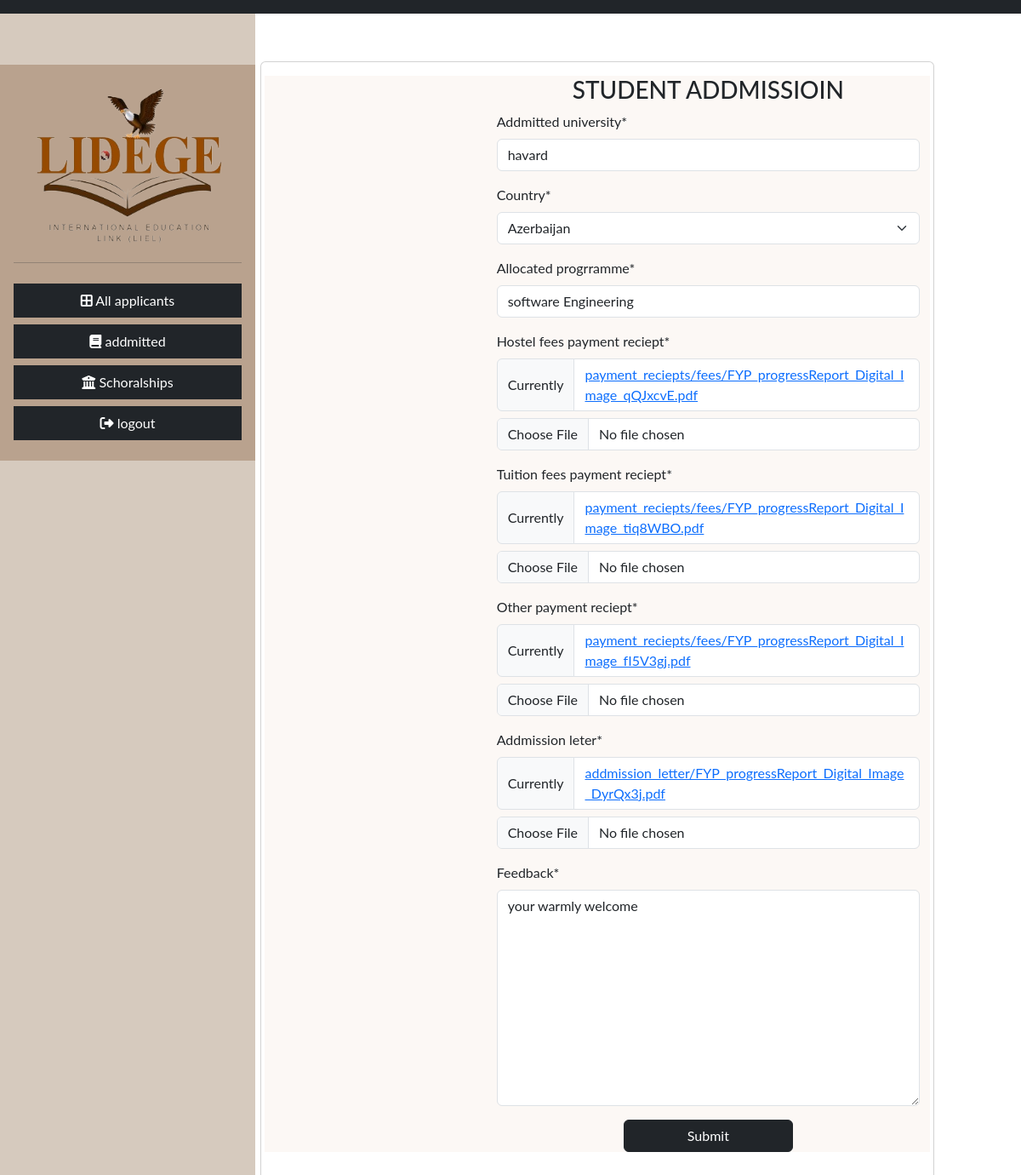
Page /addmission/2 (signed in) on the committed database.
### applicantsReg/models.py (models this page shows)
class Addmitted_student(models.Model):
    user = models.OneToOneField(CustomUser, on_delete=models.CASCADE,related_name='addmitted_student')
    addmitted_university = models.CharField(max_length=100)
    country_selected = models.CharField(max_length=100,
        choices=[(country.name, country.name) for country in pycountry.countries],
        blank=True,
        null=True,)
    allocated_progrramme = models.CharField(max_length=100)
    addmission_date = models.DateField(null=True)
    hostel_fees_payment_reciept = LimitedFileField(upload_to='payment_reciepts/fees/')
    tuition_fees_payment_reciept = LimitedFileField(upload_to='payment_reciepts/fees/')
    Other_payment_reciept = LimitedFileField(upload_to='payment_reciepts/fees/')
    addmission_leter = LimitedFileField(upload_to='addmission_letter/', null=True)
    feedback = models.TextField()
    submission_time = SubmissionTimeField(null=True)
    addmission_approval = models.CharField(choices=ADDMISSION_STATUS, max_length=50, null=True)
    addmission_reject_reason = models.TextField(null=True)

### applicantsReg/views.py (the view)
# urls.py: path('addmission/<user>',views.addmitted_student_view,name = 'addmission'),
@login_required
@user_passes_test(is_staff)
def addmitted_student_view(request,user):
    if not request.user.is_authenticated:
        return redirect("login")
    addmitted = Addmitted_student.objects.get(user = user)
    if addmitted :
        if request.method == "POST":
            form = AddmittedStudentForm(request.POST, request.FILES, instance = addmitted )
            if form.is_valid():
                feedback = form.save(commit=False)
                feedback.addmitted = addmitted
                feedback.save()
                messages.success(request, "successfull submitted")
        else:
            form = AddmittedStudentForm(instance = addmitted)
        return render(request, "addmission.html", {"form": form, "addmitted":addmitted,"messages":messages})
    else:
        error_message = "You don't have any profile you may logout or contact you system admin."
        messages.warning(request, error_message)
        return redirect("home")

### applicantsReg/forms.py
class AddmittedStudentForm(forms.ModelForm):
    class Meta:
        model = Addmitted_student
        fields = (
        "addmitted_university",
        "country_selected",
        "allocated_progrramme",
        "hostel_fees_payment_reciept",
        "tuition_fees_payment_reciept",
        "Other_payment_reciept",
        "addmission_leter",
        "feedback",
        )
    country_selected = forms.ChoiceField(
        choices=[(country.name, country.name) for country in pycountry.countries],
       label='Country',
       help_text="" ,
    )

### applicantsReg/views.py (called while the page is built)
def is_staff(user):
    return user.is_staff

### applicantsReg/templates/addmission.html (shortened to what this page needs)
{%extends 'base4.html'%}
{%load static%}
{%load crispy_forms_tags%}
{%block content%}
<div class="row">
    <div class="col-md-3">
    </div>
    <div class="col-md-8">
        <div class="card" style="margin-top: 4.5rem; padding: 1rem;">
            <div class="row" style="background-color:#f0dcc931; margin-bottom: 3rem;">
                <div class="col-md-4">
                </div>
                <div class="col-md-8">
                    <h3 style="text-align: center;">STUDENT ADDMISSIOIN</h3>
                    <form action="" method="POST" enctype="multipart/form-data">
                        {{form|crispy}}
                        <input type="submit" value="Submit" class="btn btn-dark" style="width: 40%; margin-left: 30%;">
                    </form>
                </div>
            </div>
        </div>
    </div>
</div>
{%endblock%}

### applicantsReg/templates/base4.html (style rules this page uses)
body { font-family: "Lato", sans-serif; }

### rows in the picture
Addmitted_student: addmitted_university "havard", country_selected "Azerbaijan", allocated_progrramme "software Engineering", feedback "your warmly welcome"
